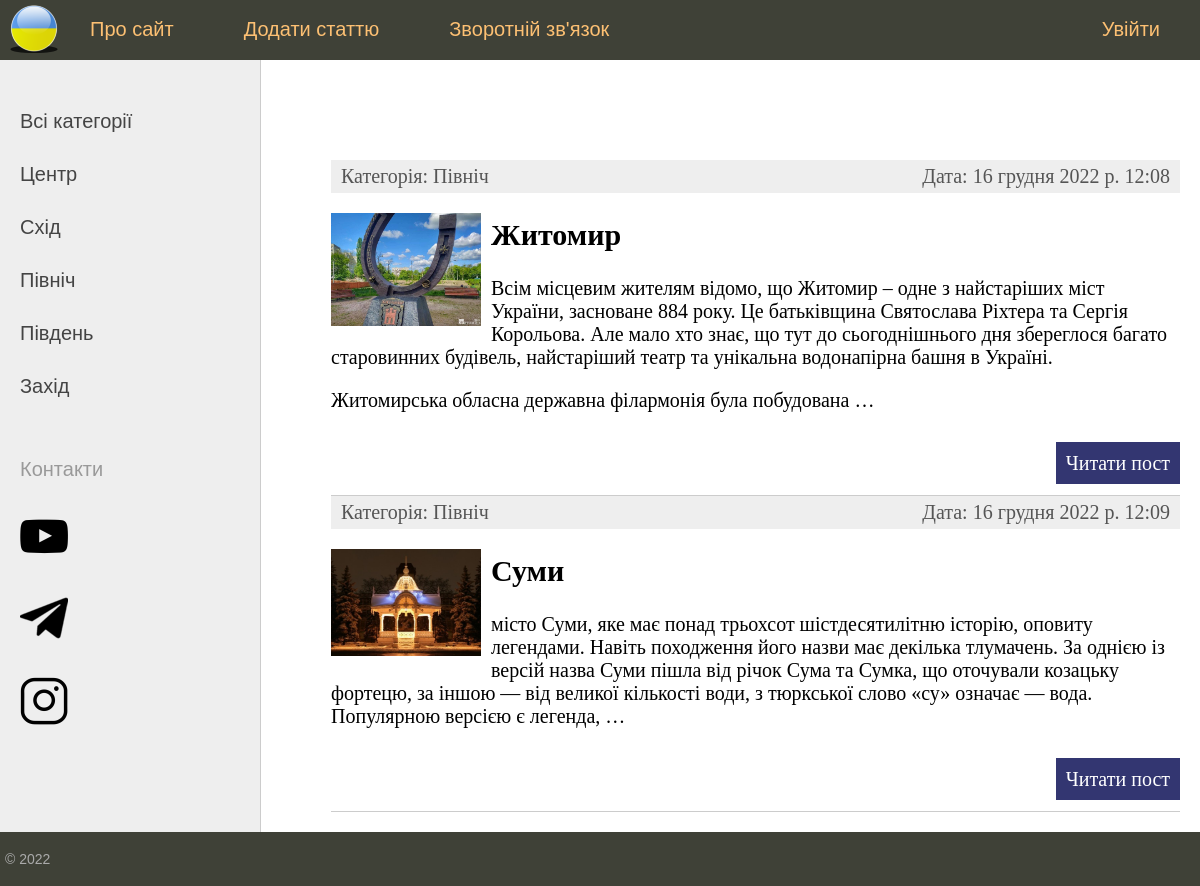
The app's page /category/pivnich with its own data.
### ukraine/models.py (models this page shows)
class Category(models.Model):
    name = models.CharField(max_length=100, db_index=True, verbose_name="Category")
    slug = models.SlugField(max_length=255, unique=True, db_index=True, verbose_name="URL" )
    def __str__(self):
        return self.name
    def get_absolute_url(self):
        return reverse('category', kwargs={'category_slug': self.slug})
    class Meta:
        verbose_name='Категорії'
        verbose_name_plural='Категорії'
        ordering= ['id', 'name',]

class Ukraine(models.Model):
    title = models.CharField(max_length=255, verbose_name='Заголовок')
    slug=models.SlugField(max_length=255, unique=True, db_index=True, verbose_name="URL")
    content = models.TextField(blank=True, verbose_name='Текст')
    photo = models.ImageField(upload_to='photos/%Y/%m/%d/', verbose_name='Фото')
    time_create = models.DateTimeField(auto_now_add=True, verbose_name='Час створення')
    time_update = models.DateTimeField(auto_now=True, verbose_name='Час зміни')
    is_published = models.BooleanField(default=True, verbose_name='Публікація')
    cat = models.ForeignKey('Category', on_delete=models.PROTECT,verbose_name='Категорії')
    def __str__(self):
        return self.title
    def get_absolute_url(self):
        return reverse('post', kwargs={'post_slug': self.slug})
    class Meta:
        verbose_name = 'Міста України'
        verbose_name_plural = 'Міста України'
        ordering = ['time_create', 'title']

### ukraine/views.py (the view)
# urls.py: path('category/<slug:category_slug>', show_category, name='category'),
def show_category(request, category_slug):
    posts = Ukraine.objects.filter(cat__slug=category_slug)
    print(posts)
    context = {
        'posts' : posts,
        'menu' : menu,
        'title' : 'Відображення по рубриках',
        'cat_selected': posts[0].slug,
    }
    return render(request, 'ukraine/index.html', context=context)

### ukraine/templatetags/ukraine_tags.py (called while the page is built)
@register.simple_tag(name="getcats")
def get_categories(filter=None):
    if not filter:
        return Category.objects.all()
    else:
        return Category.objects.filter(pk=filter)

@register.inclusion_tag('ukraine/list_categories.html')
def show_categories(sort=None, cat_selected=None):
    if not sort:
        cats = Category.objects.all()
    else:
        cats=Category.objects.order_by(sort)
    return {"cats":cats, "cat_selected": cat_selected}

### ukraine/templates/ukraine/index.html (shortened to what this page needs)
{% extends 'ukraine/base.html' %}
{% block content %}
<ul class="list-articles">
	{% for p in posts %}
			<li><div class="article-panel">
				<p class="first">Категорія: {{p.cat}}</p>
				<p class="last">Дата: {{p.time_update}}</p>
			</div>
{% if p.photo %}
	<p> <img class = "img-article-left thumb" src= "{{p.photo.url}}"></p>
{% endif %}
			<h2>{{p.title}}</h2>
	{% autoescape on %}
	{{p.content|linebreaks|truncatewords:50}}
	{% endautoescape %}
			<p class="link-read-post"><a href="{{ p.get_absolute_url }}">Читати пост</a></p>
			</li>
	{% endfor %}
</ul>
{% endblock %}

### ukraine/templates/ukraine/list_categories.html
{% for c in cats %}
	{% if c.pk == cat_selected %}
		<li class="selected">{{c.name}}</li>
	{% else %}
		<li><a href="{{ c.get_absolute_url }}">{{c.name}}</a> </li>
	{% endif %}
{% endfor %}

### ukraine/static/ukraine/css/styles.css (style rules this page uses)
html, body { font-family: 'Arial'; margin: 0; padding: 0; height: 100%; width: 100%; color: #444; }
a { color: #0059b2; text-decoration: none; }
img { max-width: 600px; height: auto; }
img.img-article-left { max-width: 300px; height: auto; float: left; padding: 0 10px 10px 0; }
img.img-article-left.thumb { max-width: 150px; height: auto; }
p.link-read-post { text-align: right; }
p.link-read-post a { padding: 10px; min-width: 100px; background: #333671; color: #fff; text-decoration: none; }
div.article-panel { background: #eee; padding: 5px 10px 5px 10px; box-sizing: border-box; overflow: hidden; color: #555; }
div.article-panel p.first { margin: 0; float: left; }
div.article-panel p.last { margin: 0; float: right; }
ul.list-articles { list-style: none; margin: 0; padding: 0; }
ul.list-articles li { border-bottom: 1px solid #ccc; }
.left-chapters ul li { margin: 30px 0 0 0; color: #999; }
.left-chapters ul li a { color: #444; text-decoration: none; }

### records on screen
Category: name "Центр"
Category: name "Схід"
Category: name "Північ"
Category: name "Південь"
Category: name "Захід"
Ukraine: cat "Північ", time_update "16 грудня 2022 р. 12:08", photo (picture), title "Житомир", content "Всім місцевим жителям відомо, що Житомир – одне з найстаріших міст України, засноване 884 року. Це батьківщина Святослава Ріхтера та Сергія Корольова. Але мало хто знає, що тут до сьогоднішнього дня збереглося багато старовинних будівель, найстаріший театр та унікальна водонапірна башня в Україні. Житомирська обласна державна філармонія була побудована …"
Ukraine: cat "Північ", time_update "16 грудня 2022 р. 12:09", photo (picture), title "Суми", content "місто Суми, яке має понад трьохсот шістдесятилітню історію, оповиту легендами. Навіть походження його назви має декілька тлумачень. За однією із версій назва Суми пішла від річок Сума та Сумка, що оточували козацьку фортецю, за іншою — від великої кількості води, з тюркської слово «су» означає — вода. Популярною версією є легенда, …"

### other values on screen
{{ m.title }} "Про сайт" "Додати статтю" "Зворотній зв'язок"
{{ m.title }} "Увійти"
